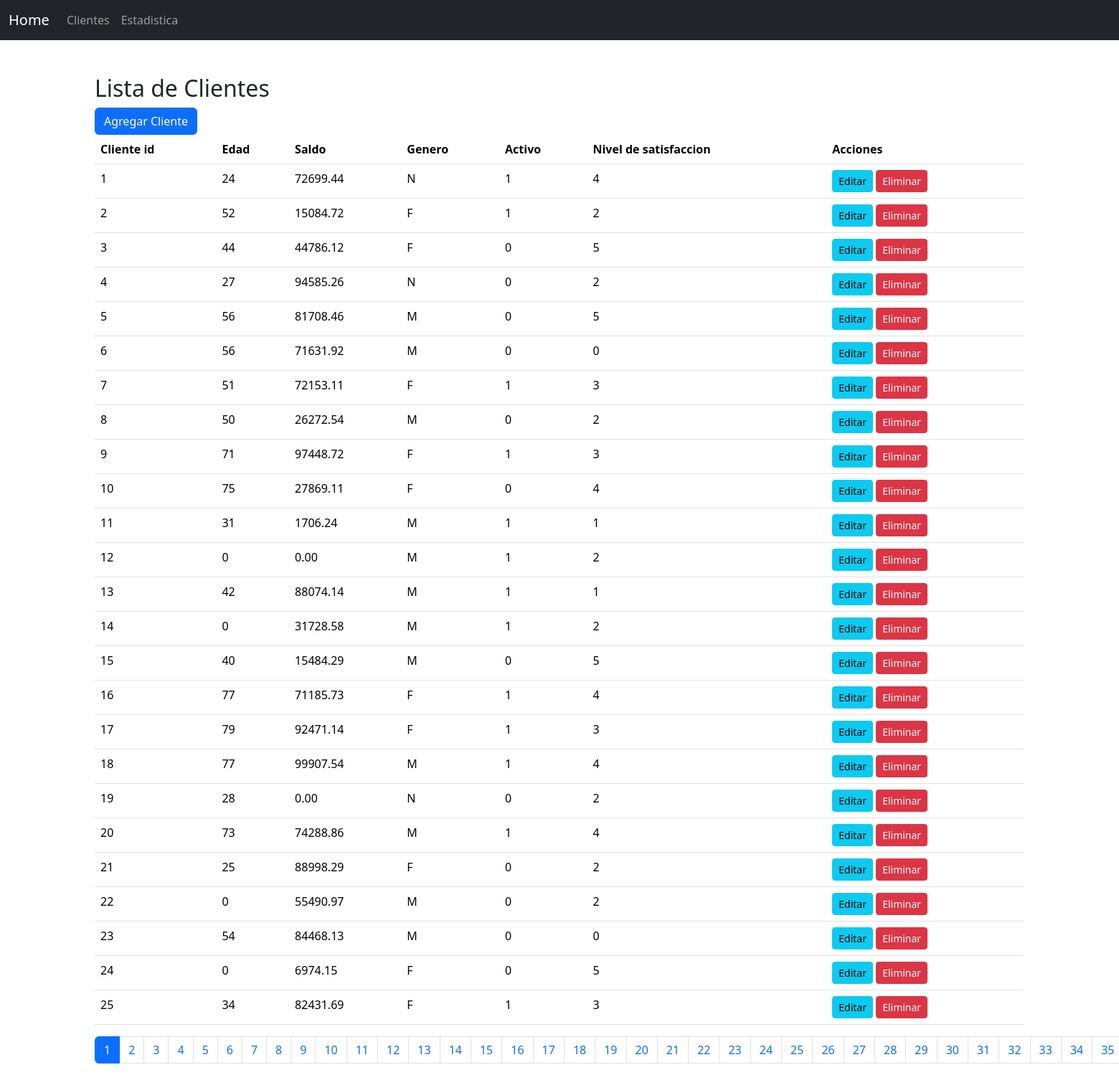
/clientes/, run on the app's committed database.
### api/models.py (models this page shows, shortened)
class Cliente(models.Model):
    ESTADO_CHOICES = [
        (1, 'Activo'),
        (0, 'Inactivo'),
    ]
    NIVEL_SATISFACCION_CHOICES = [
        (0,'No informado'),
        (1, 'Muy Insatisfecho'),
        (2, 'Insatisfecho'),
        (3, 'Neutral'),
        (4, 'Satisfecho'),
        (5, 'Muy Satisfecho'),
    ]
    GENERO_CHOICES = [
        ('M', 'Masculino'),
        ('F', 'Femenino'),
        ('N', 'No informado'),
    ]
    Cliente_id = models.AutoField(primary_key=True)
    Edad = models.PositiveSmallIntegerField()
    Saldo = models.DecimalField(max_digits=10, decimal_places=2)
    Genero = models.CharField(max_length=1, choices=GENERO_CHOICES, default='M')
    Activo = models.IntegerField(choices=ESTADO_CHOICES, default=1)
    Nivel_de_Satisfaccion = models.IntegerField(choices=NIVEL_SATISFACCION_CHOICES, default=3)

### api/views.py (the view)
# urls.py: path('clientes/', views.listar_clientes, name='listar_clientes'),
def listar_clientes(request):
    clientes = Cliente.objects.all()
    pg = Paginator(clientes, 25)
    page_number = request.GET.get('page')
    page_obj = pg.get_page(page_number)
    return render(request, 'listClientes.html', {'page_obj': page_obj})

### api/templates/listClientes.html (shortened to what this page needs)
{% extends "home.html" %}
{% block content %}
<div class="container mt-5">
  <h2>Lista de Clientes</h2>
  <a href="{% url 'agregar_cliente' %}" class="btn btn-primary">Agregar Cliente</a>
  <table class="table">
    <thead>
      <tr>
        <th scope="col">Cliente id</th>
        <th scope="col">Edad</th>
        <th scope="col">Saldo</th>
        <th scope="col">Genero</th>
        <th scope="col">Activo</th>
        <th scope="col">Nivel de satisfaccion</th>
        <th scope="col">Acciones</th>
      </tr>
    </thead>
    <tbody>
      {% for cliente in page_obj %}
        <tr>
          <td>{{ cliente.Cliente_id }}</td>
          <td>{{ cliente.Edad }}</td>
          <td>{{ cliente.Saldo }}</td>
          <td>{{ cliente.Genero }}</td>
          <td>{{ cliente.Activo }}</td>
          <td>{{ cliente.Nivel_de_Satisfaccion }}</td>
          <td>
            <a href="{% url 'editar_cliente' cliente.Cliente_id %}" class="btn btn-info btn-sm">Editar</a>
            <form action="{% url 'eliminar_cliente' cliente.Cliente_id %}" method="POST" style="display:inline;">
              <button type="submit" class="btn btn-danger btn-sm">Eliminar</button>
            </form>
          </td>
        </tr>
      {% endfor %}
    </tbody>
  </table>
  <nav>
    <ul class="pagination">
      {% for num in page_obj.paginator.page_range %}
        <li class="page-item {% if page_obj.number == num %}active{% endif %}">
          <a class="page-link" href="?page={{ num }}">{{ num }}</a>
        </li>
      {% endfor %}
    </ul>
  </nav>
</div>
{% endblock %}

### api/templates/home.html (shortened to what this page needs)
<!DOCTYPE html>
<html>
  <head>
    {% load bootstrap5 %}
    {% bootstrap_css %}
  </head>
  <body>
    <nav class="navbar navbar-expand-lg bg-dark navbar-dark" data-bs-theme="dark">
        <div class="container-fluid">
          <a class="navbar-brand" href="/home/">Home</a>
          <div class="collapse navbar-collapse" id="navbarNavAltMarkup">
            <div class="navbar-nav">
              <a class="nav-link" href="/clientes/">Clientes</a>
              <a class="nav-link" href="/estadistica/">Estadistica</a>
            </div>
          </div>
        </div>
      </nav>
      {% block content %}
      {% endblock %}
  </body>
</html>

### data on the page
Cliente: Cliente_id "1", Edad "24", Saldo "72699.44", Genero "N", Activo "1", Nivel_de_Satisfaccion "4"
Cliente: Cliente_id "2", Edad "52", Saldo "15084.72", Genero "F", Activo "1", Nivel_de_Satisfaccion "2"
Cliente: Cliente_id "3", Edad "44", Saldo "44786.12", Genero "F", Activo "0", Nivel_de_Satisfaccion "5"
Cliente: Cliente_id "4", Edad "27", Saldo "94585.26", Genero "N", Activo "0", Nivel_de_Satisfaccion "2"
Cliente: Cliente_id "5", Edad "56", Saldo "81708.46", Genero "M", Activo "0", Nivel_de_Satisfaccion "5"
Cliente: Cliente_id "6", Edad "56", Saldo "71631.92", Genero "M", Activo "0", Nivel_de_Satisfaccion "0"
Cliente: Cliente_id "7", Edad "51", Saldo "72153.11", Genero "F", Activo "1", Nivel_de_Satisfaccion "3"
Cliente: Cliente_id "8", Edad "50", Saldo "26272.54", Genero "M", Activo "0", Nivel_de_Satisfaccion "2"
Cliente: Cliente_id "9", Edad "71", Saldo "97448.72", Genero "F", Activo "1", Nivel_de_Satisfaccion "3"
Cliente: Cliente_id "10", Edad "75", Saldo "27869.11", Genero "F", Activo "0", Nivel_de_Satisfaccion "4"
Cliente: Cliente_id "11", Edad "31", Saldo "1706.24", Genero "M", Activo "1", Nivel_de_Satisfaccion "1"
Cliente: Cliente_id "12", Edad "0", Saldo "0.00", Genero "M", Activo "1", Nivel_de_Satisfaccion "2"
Cliente: Cliente_id "13", Edad "42", Saldo "88074.14", Genero "M", Activo "1", Nivel_de_Satisfaccion "1"
Cliente: Cliente_id "14", Edad "0", Saldo "31728.58", Genero "M", Activo "1", Nivel_de_Satisfaccion "2"
Cliente: Cliente_id "15", Edad "40", Saldo "15484.29", Genero "M", Activo "0", Nivel_de_Satisfaccion "5"
Cliente: Cliente_id "16", Edad "77", Saldo "71185.73", Genero "F", Activo "1", Nivel_de_Satisfaccion "4"
Cliente: Cliente_id "17", Edad "79", Saldo "92471.14", Genero "F", Activo "1", Nivel_de_Satisfaccion "3"
Cliente: Cliente_id "18", Edad "77", Saldo "99907.54", Genero "M", Activo "1", Nivel_de_Satisfaccion "4"
Cliente: Cliente_id "19", Edad "28", Saldo "0.00", Genero "N", Activo "0", Nivel_de_Satisfaccion "2"
Cliente: Cliente_id "20", Edad "73", Saldo "74288.86", Genero "M", Activo "1", Nivel_de_Satisfaccion "4"
Cliente: Cliente_id "21", Edad "25", Saldo "88998.29", Genero "F", Activo "0", Nivel_de_Satisfaccion "2"
Cliente: Cliente_id "22", Edad "0", Saldo "55490.97", Genero "M", Activo "0", Nivel_de_Satisfaccion "2"
Cliente: Cliente_id "23", Edad "54", Saldo "84468.13", Genero "M", Activo "0", Nivel_de_Satisfaccion "0"
Cliente: Cliente_id "24", Edad "0", Saldo "6974.15", Genero "F", Activo "0", Nivel_de_Satisfaccion "5"
Cliente: Cliente_id "25", Edad "34", Saldo "82431.69", Genero "F", Activo "1", Nivel_de_Satisfaccion "3"

### other printed values
{{ num }} "1" "2" "3" "4" "5" "6" "7" "8" "9" "10" "11" "12" "13" "14" "15" "16" "17" "18" "19" "20" "21" "22" "23" "24" "25" "26" "27" "28" "29" "30" "31" "32" "33" "34" "35"
